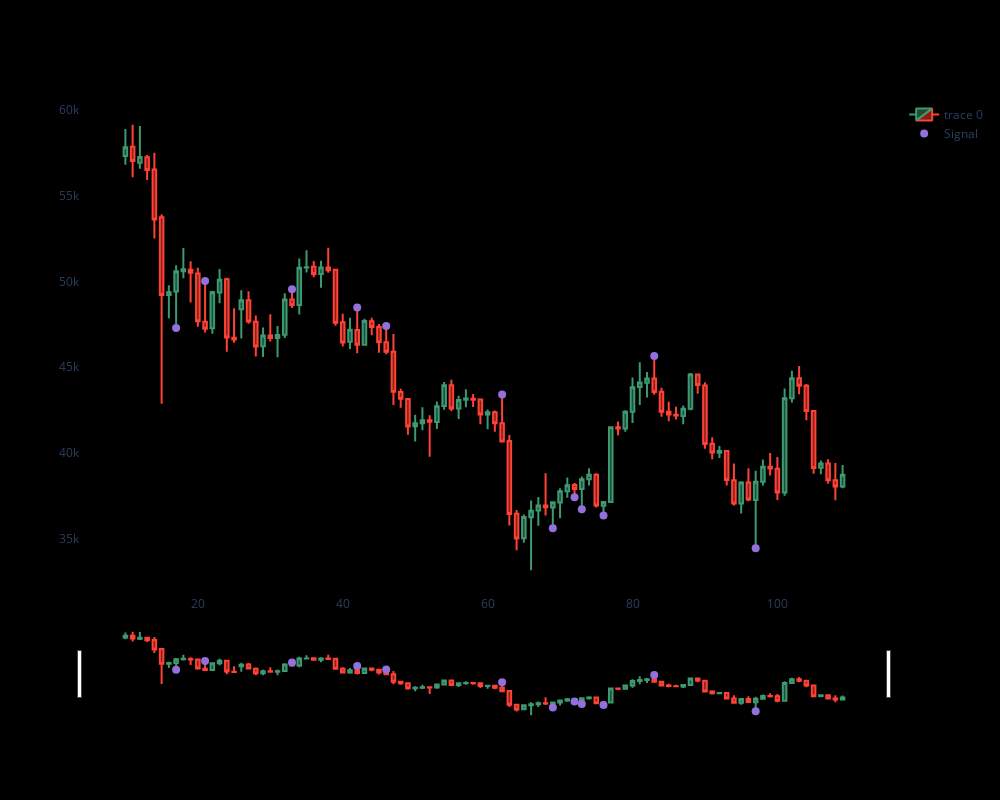

Notebook source saved alongside this figure:
### Code cell
def pointpos(x, xsignal):
    if x[xsignal]==1:
        return x['High']+1e-4
    elif x[xsignal]==2:
        return x['Low']-1e-4
    else:
        return np.nan

def plot_with_signal(dfpl):

    fig = go.Figure(data=[go.Candlestick(x=dfpl.index,
                    open=dfpl['Open'],
                    high=dfpl['High'],
                    low=dfpl['Low'],
                    close=dfpl['Close'])])

    fig.update_layout(
        autosize=False,
        width=1000,
        height=800, 
        paper_bgcolor='black',
        plot_bgcolor='black')
    fig.update_xaxes(gridcolor='black')
    fig.update_yaxes(gridcolor='black')
    fig.add_scatter(x=dfpl.index, y=dfpl['pointpos'], mode="markers",
                    marker=dict(size=8, color="MediumPurple"),
                    name="Signal")
    fig.show()

data['pointpos'] = data.apply(lambda row: pointpos(row,"rejection"), axis=1)
plot_with_signal(data[10:110])
